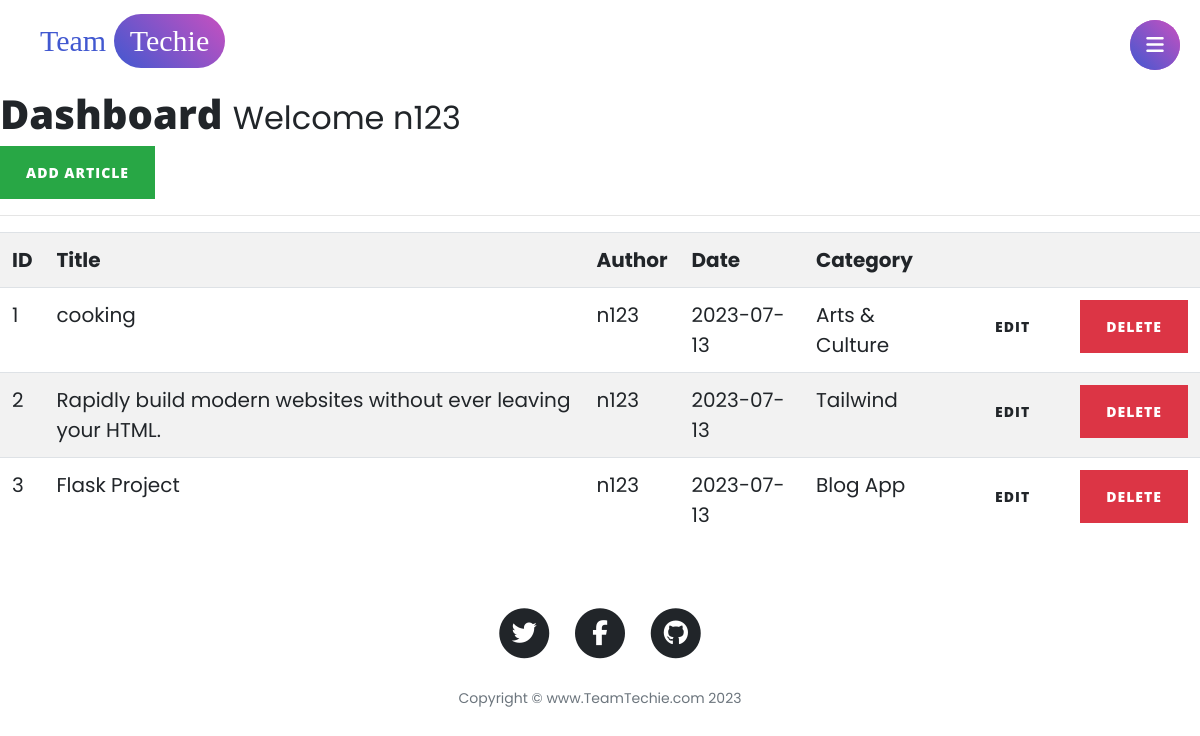
The app's page /dashboard (signed in) with its own data.
### app.py (models this page shows, shortened)
class Article(db.Model):
    id = db.Column(db.Integer, primary_key=True)
    title = db.Column(db.String(200))
    body = db.Column(db.Text)
    author = db.Column(db.String(50))
    category = db.Column(db.String(50))
    create_date=db.Column(db.Date())

### app.py (the view)
@app.route('/dashboard')
@is_logged_in
def dashboard():
    articles = Article.query.all()
    if articles:
        return render_template('dashboard.html', articles=articles)
    else:
        msg = 'No Articles Found'
        return render_template('dashboard.html', msg=msg)

### app.py (called while the page is built)
def is_logged_in(f):
    @wraps(f)
    def wrap(*args, **kwargs):
        if 'logged_in' in session:
            return f(*args, **kwargs)
        else:
            flash('Unauthorized, Please login', 'danger')
            return redirect(url_for('login'))
    return wrap

### templates/dashboard.html (shortened to what this page needs)
{% extends 'layout.html' %}
{% block body %}
  <h1>Dashboard <small> Welcome {{session.username}}</small></h1>
  <a class="btn btn-success" href="/add_article"> Add Article</a>
  <hr>
  <table class="table table-striped">
    <tr>
      <th>ID</th>
      <th>Title</th>
      <th>Author</th>
      <th>Date</th>
      <th>Category</th>
      <th></th>
      <th></th>
    </tr>
    {% for article in articles %}
      <tr>
        <td>{{article.id}}</td>
        <td>{{article.title}}</td>
        <td>{{article.author}}</td>
        <td>{{article.create_date}}</td>
        <td>{{article.category}}</td>
        <td><a href="edit_article/{{article.id}}" class="btn btn-default pull-right">Edit</a></td>
        <td>
          <form action="{{url_for('delete_article', id=article.id)}}" method="post">
            <input type="submit" value="Delete" class="btn btn-danger">
          </form>
        </td>
      </tr>
    {% endfor %}
  </table>
{% endblock %}

### templates/layout.html (shortened to what this page needs)
<!DOCTYPE html>
<html lang="en">
<head>
    <link rel="stylesheet" href="../static/bootstrap.min.css">
    <link rel="stylesheet" href="../static/font-awesome.min.css" type="text/css">
    <link rel="stylesheet" href="https://cdnjs.cloudflare.com/ajax/libs/font-awesome/4.7.0/css/font-awesome.min.css">
    <link rel="stylesheet" href="../static/style.css">
    <link rel="stylesheet" href="../static/clean-blog.min.css">
</head>
<body>
    {% include 'includes/_navbar.html' %}
    <div class="bg">
        {% block body %}
        {% endblock %}
    </div>
    <footer>
        <div class="container">
            <div class="row">
                <div class="col-lg-8 col-md-10 mx-auto">
                    <ul class="list-inline text-center">
                        <li class="list-inline-item">
                            <a href="#">
                                <span class="fa-stack fa-lg">
                    <i class="fa fa-circle fa-stack-2x"></i>
                    <i class="fa fa-twitter fa-stack-1x fa-inverse"></i>
                  </span>
                            </a>
                        </li>
                        <li class="list-inline-item">
                            <a href="#">
                                <span class="fa-stack fa-lg">
                    <i class="fa fa-circle fa-stack-2x"></i>
                    <i class="fa fa-facebook fa-stack-1x fa-inverse"></i>
                  </span>
                            </a>
                        </li>
                        <li class="list-inline-item">
                            <a href="#">
                                <span class="fa-stack fa-lg">
                    <i class="fa fa-circle fa-stack-2x"></i>
                    <i class="fa fa-github fa-stack-1x fa-inverse"></i>
                  </span>
                            </a>
                        </li>
                    </ul>
                    <p class="copyright text-muted">Copyright &copy; www.TeamTechie.com 2023</p>
                </div>
            </div>
        </div>
    </footer>
</body>
</html>

### templates/includes/_navbar.html (shortened to what this page needs)
<nav>
  <label for="active" class="menu-btn"><i class="fa-solid fa-bars"></i></label>
  <div class="logo-holder logo-6">
    <a href="/">
      <h3>Team <span>Techie</span></h3>
    </a>
  </div>
  <div class="wrapper">
     <ul>
        <li><a href="/">Home</a></li>
        <li><a href="/about">About</a></li>
        <li><a href="/articles">Articles</a></li>
        {% if session.logged_in %}
        <li><a href="/dashboard">Dashboard</a></li>
        <li><a href="/logout">Logout</a></li>
        {% else %}
        <li><a href="/register">Register</a></li>
        <li><a href="/login">Login</a></li>
        {% endif %}
     </ul>
  </div>
</nav>

### static/style.css (style rules this page uses)
* { padding: 0; margin: 0; box-sizing: border-box; margin: 0; padding: 0; box-sizing: border-box; font-family: 'Poppins', sans-serif; }
.bg { background: transparent; }
nav { z-index: 5; }
.logo-holder { margin: auto 40px; display: flex; justify-content: space-between; align-items: center; height: 90px; }
.logo-holder a { z-index: 2; }
.logo-6 h3 { color: #4158d0; font-family: 'Cinzel', serif; font-weight: 300; font-size: 30px; line-height:1.3; }
.logo-6 h3 span { background: linear-gradient(-135deg, #c850c0, #4158d0); border-radius: 30px; color: #fff; display: inline-block; line-height: 1.8; padding: 0 16px; font-family: 'Mansalva', cursive; }
.wrapper { position: absolute; z-index: 2; top: 0; left: 0; height: 100%; width: 100%; background: linear-gradient(-135deg, #c850c0, #4158d0); clip-path: circle(25px at calc(100% - 45px) 45px); transition: all 0.3s ease-in-out; }
.menu-btn { position: absolute; z-index: 3; right: 20px; top: 20px; height: 50px; width: 50px; text-align: center; line-height: 50px; border-radius: 50%; font-size: 20px; color: #fff; cursor: pointer; background: linear-gradient(-135deg, #c850c0, #4158d0); transition: all 0.3s ease-in-out; }
.wrapper ul { position: absolute; top: 50%; left: 50%; transform: translate(-50%, -50%); list-style: none; text-align: center; }
.wrapper ul li { margin: 15px 0; }
.wrapper ul li a { text-decoration: none; font-size: 30px; font-weight: 500; padding: 5px 30px; color: #fff; position: relative; line-height: 50px; transition: all 0.3s ease; }
.wrapper ul li a:after { position: absolute; content: ""; background: #fff; width: 100%; height: 50px; left: 0; border-radius: 50px; transform: scaleY(0); z-index: -1; transition: transform 0.3s ease; }
input { outline: none; border: none }
label { display: block; margin: 0; }

### records on screen
Article: id "1", title "cooking", author "n123", create_date "2023-07-13", category "Arts & Culture"
Article: id "2", title "Rapidly build modern websites without ever leaving your HTML.", author "n123", create_date "2023-07-13", category "Tailwind"
Article: id "3", title "Flask Project", author "n123", create_date "2023-07-13", category "Blog App"

### other values on screen
{{ session.username }} "n123"
